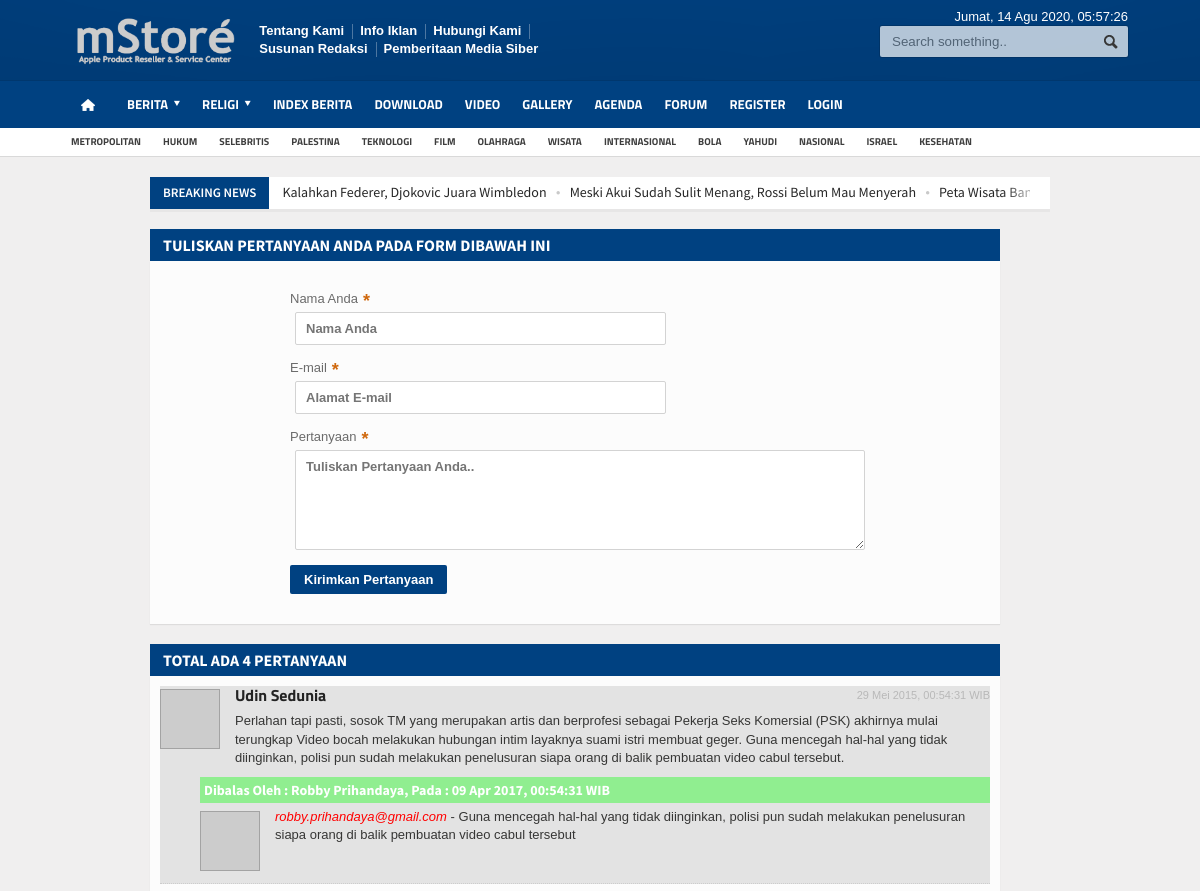
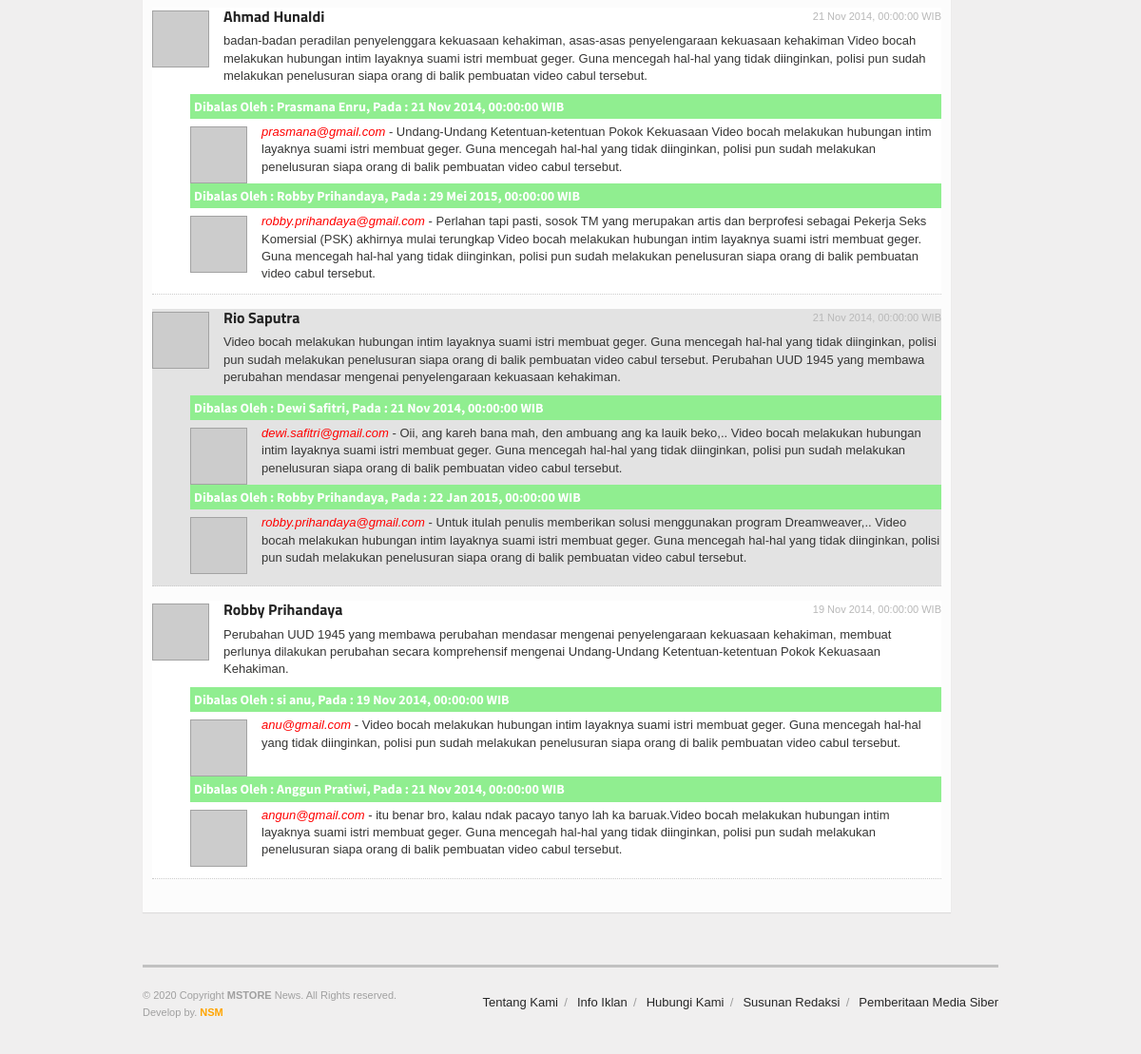
Screenshot of /index.php/konsultasi with the database file from the repository (2 pictures, top to bottom).
### tables this page shows
CREATE TABLE `logo` (
  `id_logo` int(5) NOT NULL,
  `gambar` varchar(100) NOT NULL
);

CREATE TABLE `menu` (
  `id_menu` int(5) NOT NULL,
  `id_parent` int(5) NOT NULL DEFAULT 0,
  `nama_menu` varchar(255) NOT NULL,
  `link` varchar(100) NOT NULL,
  `aktif` enum('Ya','Tidak') NOT NULL DEFAULT 'Ya',
  `position` enum('Top','Bottom') DEFAULT 'Bottom',
  `urutan` int(3) NOT NULL
);

CREATE TABLE `tag` (
  `id_tag` int(5) NOT NULL,
  `nama_tag` varchar(100) NOT NULL,
  `username` varchar(50) NOT NULL,
  `tag_seo` varchar(100) NOT NULL,
  `count` int(5) NOT NULL
);

CREATE TABLE `berita` (
  `id_berita` int(5) NOT NULL,
  `id_kategori` int(5) NOT NULL,
  `username` varchar(30) NOT NULL,
  `judul` varchar(100) NOT NULL,
  `sub_judul` varchar(255) NOT NULL,
  `youtube` varchar(100) NOT NULL,
  `judul_seo` text NOT NULL,
  `headline` enum('Y','N') NOT NULL DEFAULT 'Y',
  `aktif` enum('Y','N') NOT NULL DEFAULT 'N',
  `utama` enum('Y','N') NOT NULL DEFAULT 'Y',
  `isi_berita` longtext NOT NULL,
  `keterangan_gambar` text NOT NULL,
  `hari` varchar(20) NOT NULL,
  `tanggal` date NOT NULL,
  `jam` time NOT NULL,
  `gambar` varchar(100) NOT NULL,
  `dibaca` int(5) NOT NULL DEFAULT 1,
  `tag` varchar(100) NOT NULL,
  `status` enum('Y','N') NOT NULL DEFAULT 'Y'
);

CREATE TABLE `tbl_comment` (
  `id_komentar` int(5) NOT NULL,
  `reply` int(5) NOT NULL,
  `nama_lengkap` varchar(150) NOT NULL,
  `alamat_email` varchar(150) NOT NULL,
  `isi_pesan` text NOT NULL,
  `tanggal_komentar` date NOT NULL,
  `jam_komentar` time NOT NULL
);

### application/views/phpmu-magazine/konsultasi.php (shortened to what the rows shown need)
<?php if ($this->uri->segment(3) == ''){ $stat = 'Pertanyaan'; $id = '0'; }else{ $stat = 'Jawaban'; $id = $this->uri->segment(3); } ?>
<div id='form' class="main-page left">
	<div class="single-block">
		<div class="content-block main left">
			<div class="block">
				<div class="block-title">
					<h2>Tuliskan <?php echo "$stat"; ?> Anda Pada Form Dibawah Ini</h2>
				</div>
				<div id="viewcomment" class="block-title">
					<h2><?php $total = $this->model_utama->view_where('tbl_comment',array('reply'=>0))->num_rows();
						echo "Total Ada $total Pertanyaan"; ?>
					</h2>
				</div>
				<div class="block-content">
					<div class="comment-block">
						<ol class="comments">
							<li>
								<?php
									$no = 1;
									foreach ($konsultasi->result_array() as $kka) {
										$isian=nl2br($kka['isi_pesan']);
										$komentarku=sensor($isian);
										if(($no % 2)==0){ $warna="#ffffff;"; }else{ $warna="#e3e3e3"; }
										$test = md5(strtolower(trim($kka['alamat_email'])));
										echo "<div id='reply$kka[id_komentar]' style='background:$warna' class='commment-content'>
												<div class='user-avatar'>
													<a href='#' class='hover-effect'>";
														if ($kka['alamat_email'] == ''){
															echo "<img class='setborder' src='".base_url()."asset/foto_user/blank.png'/>";
														}else{
															echo "<img class='setborder' src='http://www.gravatar.com/avatar/$test.jpg?s=100'/>";
														}
													echo "</a>
												</div>
												<strong class='user-nick'><a href='#'>$kka[nama_lengkap]</a></strong>
												<span class='time-stamp'>".tgl_indo($kka['tanggal_komentar']).", $kka[jam_komentar] WIB</span>
												<div class='comment-text'>
													<p>$komentarku</p>";
												echo "</div><div style='clear:both'></div>";
												$reply = $this->model_utama->view_where('tbl_comment',array('reply'=>$kka['id_komentar']));
												  foreach ($reply->result_array() as $r) {
												  	$testt = md5(strtolower(trim($r['alamat_email'])));
													echo "<div style='background:$warna; margin-top:0px; margin-left:40px;'>
															<h4 style='background:lightgreen; color:#fff; margin-bottom:5px; padding:4px'>
																Dibalas Oleh : $r[nama_lengkap], Pada : ".tgl_indo($r['tanggal_komentar']).", $kka[jam_komentar] WIB
															</h4>
															<div class='user-avatar'>
																<a href='#' class='hover-effect'>";
																	if ($r['alamat_email'] == ''){
																		echo "<img class='setborder' src='".base_url()."asset/foto_user/blank.png'/>";
																	}else{
																		echo "<img class='setborder' src='http://www.gravatar.com/avatar/$testt.jpg?s=100'/>";
																	}
																echo "</a>
															</div>
															<div style='padding:left:10px'>
															<i style='color:red;'>$r[alamat_email]</i> -
															$r[isi_pesan]
															</div><div style='clear:both'></div>
														  </div>";
												  }
											  echo "</div>";
										$no++;
									}
								?>
							</li>
						</ol>
					</div>
				</div>
			</div>
		</div>
	</div>
</div>
	<?php include "sidebar_kanan.php";  ?>

### application/views/phpmu-magazine/template.php (shortened to what the rows shown need)
<!DOCTYPE HTML>
<html lang = "en">
<head>
	<link type="text/css" rel="stylesheet" href="<?php echo base_url(); ?>template/<?php echo template(); ?>/background/<?php echo background(); ?>/reset.css" />
	<link type="text/css" rel="stylesheet" href="<?php echo base_url(); ?>template/<?php echo template(); ?>/background/<?php echo background(); ?>/main-stylesheet.css" />
	<link type="text/css" rel="stylesheet" href="<?php echo base_url(); ?>template/<?php echo template(); ?>/background/<?php echo background(); ?>/shortcode.css" />
	<link type="text/css" rel="stylesheet" href="<?php echo base_url(); ?>template/<?php echo template(); ?>/background/<?php echo background(); ?>/fonts.css" />
	<link type="text/css" rel="stylesheet" href="<?php echo base_url(); ?>template/<?php echo template(); ?>/background/<?php echo background(); ?>/responsive.css" />
	<link type="text/css" rel="stylesheet" href="<?php echo base_url(); ?>template/<?php echo template(); ?>/background/style.css">
	<link type="text/css" rel="stylesheet" href="<?php echo base_url(); ?>template/<?php echo template(); ?>/background/ideaboxWeather.css">
	<link type="text/css" rel="stylesheet" href="<?php echo base_url(); ?>template/<?php echo template(); ?>/slide/slide.css">
	<link rel="stylesheet" href="<?php echo base_url(); ?>template/<?php echo template(); ?>/lightbox/lightbox.css">
</head>
<body>
<div class="boxed">
	<div class="header">
		<?php include "header.php"; ?>
	</div>
	<div class="content">
		<div class="wrapper">
			<div class="breaking-news">
				<ul>
					<?php
					  $terkini = $this->model_utama->view_where_ordering_limit('berita',array('status' => 'Y'),'id_berita','DESC',0,10);
					  foreach ($terkini->result_array() as $row) {
						echo "<li><a href='$row[judul_seo]'>$row[judul]</a></li>";
					  }
					?>
				</ul>
			</div>
			<div class="main-content">
				<?php echo $contents; ?>
			</div>
		</div>
	</div>
	<footer>
		<div class="footer">
			<?php
				include "footer.php";
			?>
		</div>
	</footer>
</div>
</body>
</html>

### application/views/phpmu-magazine/header.php (shortened to what the rows shown need)
<?php
echo "<div class='wrapper'>
	<div class='header-logo'>";
		  $logo = $this->model_utama->view_ordering_limit('logo','id_logo','DESC',0,1);
		  foreach ($logo->result_array() as $row) {
			echo "<a href='".base_url()."'><img style='max-height:50px' src='".base_url()."asset/logo/$row[gambar]'/></a>";
		  }
	echo "</div>
	<div class='header-menu'>
		<ul>";
			  $topmenu = $this->model_utama->view_where_ordering_limit('menu',array('position' => 'Top','aktif' => 'Ya'),'urutan','ASC',0,5);
			  foreach ($topmenu->result_array() as $row) {
			  	if(preg_match("/^http/", $row['link'])) {
                    echo "<li><a href='$row[link]'>$row[nama_menu]</a></li>";
                }else{
                    echo "<li><a href='".base_url()."$row[link]'>$row[nama_menu]</a></li>";
                }
			  }
		echo "</ul>
	</div>
	<div class='header-addons'>
		<span class='city'>
		  ".hari_ini(date('w')).", ".tgl_indo(date('Y-m-d')).", <span id='jam'></span></span>
		<div class='header-search'>
			".form_open('berita/index')."
				<input type='text' placeholder='Search something..'' name='kata' class='search-input' required/>
				<input type='submit' value='Search' name='cari' class='search-button'/>
			</form>
		</div>
	</div>
</div>
<div class='main-menu sticky'>
	<div class='wrapper'>";
		function main_menu() {
			$ci = & get_instance();
	        $query = $ci->db->query("SELECT id_menu, nama_menu, link, id_parent FROM menu where aktif='Ya' AND position='Bottom' order by urutan");
	        $menu = array('items' => array(),'parents' => array());
	        foreach ($query->result() as $menus) {
	            $menu['items'][$menus->id_menu] = $menus;
	            $menu['parents'][$menus->id_parent][] = $menus->id_menu;
	        }
	        if ($menu) {
	            $result = build_main_menu(0, $menu);
	            return $result;
	        }else{
	            return FALSE;
	        }
	    }
		function build_main_menu($parent, $menu) {
	        $html = "";
	        if (isset($menu['parents'][$parent])) {
	        	if ($parent=='0'){
		            $html .= "<ul class='the-menu'>
		            			<li><a href='".base_url()."' style='background: url(".base_url()."asset/images/home.png) no-repeat center; font-size:0; width:34px;'><br></a></li>";
		        }else{
		        	$html .= "<ul>";
		        }
	            foreach ($menu['parents'][$parent] as $itemId) {
	                if (!isset($menu['parents'][$itemId])) {
	                    if(preg_match("/^http/", $menu['items'][$itemId]->link)) {
	                        $html .= "<li><a target='_BLANK' href='".$menu['items'][$itemId]->link."'>".$menu['items'][$itemId]->nama_menu."</a></li>";
	                    }else{
	                        $html .= "<li><a href='".base_url().''.$menu['items'][$itemId]->link."'>".$menu['items'][$itemId]->nama_menu."</a></li>";
	                    }
	                }
	                if (isset($menu['parents'][$itemId])) {
	                    if(preg_match("/^http/", $menu['items'][$itemId]->link)) {
	                        $html .= "<li><a target='_BLANK' href='".$menu['items'][$itemId]->link."'><span>".$menu['items'][$itemId]->nama_menu."</span></a>";
	                    }else{
	                        $html .= "<li><a href='".base_url().''.$menu['items'][$itemId]->link."'><span>".$menu['items'][$itemId]->nama_menu."</span></a>";
	                    }
	                    $html .= build_main_menu($itemId, $menu);
	                    $html .= "</li>";
	                }
	            }
	            $html .= "</ul>";
	        }
	        return $html;
	    }
	    echo main_menu();
	echo "</div>
</div>
<div class='secondary-menu'>
	<div class='wrapper'>
		<ul>";
				$tag = $this->model_utama->view_ordering_limit('tag','id_tag','RANDOM',0,14);
		  		foreach ($tag->result_array() as $row) {
					echo "<li><a href='".base_url()."tag/detail/$row[tag_seo]'>$row[nama_tag]</a></li>";
				}
		echo "</ul>
	</div>
</div>";

### application/views/phpmu-magazine/footer.php
<?php
echo "<div class='wrapper'>
	<ul class='right'>";
		$topmenu2 = $this->model_utama->view_where_ordering_limit('menu',array('position' => 'Top','aktif' => 'Ya'),'urutan','ASC',0,5);
			foreach ($topmenu2->result_array() as $row) {
			echo "<li><a href='$row[link]'>$row[nama_menu]</a></li>";
		}
	echo "</ul>
	<p>&copy; ".date('Y')." Copyright <b>MSTORE</b> News. All Rights reserved.<br/>Develop by. <b style='color:orange'>NSM</b></p>
</div>";

### rows the page displays
logo: gambar (picture)
menu: nama_menu "Tentang Kami"
menu: nama_menu "Info Iklan"
menu: nama_menu "Hubungi Kami"
menu: nama_menu "Susunan Redaksi"
menu: nama_menu "Pemberitaan Media Siber"
menu: nama_menu "BERITA"
menu: nama_menu "RELIGI"
menu: nama_menu "INDEX BERITA"
menu: nama_menu "DOWNLOAD"
menu: nama_menu "VIDEO"
menu: nama_menu "GALLERY"
menu: nama_menu "AGENDA"
menu: nama_menu "FORUM"
menu: nama_menu "REGISTER"
menu: nama_menu "LOGIN"
tag: nama_tag "METROPOLITAN"
tag: nama_tag "HUKUM"
tag: nama_tag "SELEBRITIS"
tag: nama_tag "PALESTINA"
tag: nama_tag "TEKNOLOGI"
tag: nama_tag "FILM"
tag: nama_tag "OLAHRAGA"
tag: nama_tag "WISATA"
tag: nama_tag "INTERNASIONAL"
tag: nama_tag "BOLA"
tag: nama_tag "YAHUDI"
tag: nama_tag "NASIONAL"
tag: nama_tag "ISRAEL"
tag: nama_tag "KESEHATAN"
berita: judul "Kalahkan Federer, Djokovic Juara Wimbledon"
berita: judul "Meski Akui Sudah Sulit Menang, Rossi Belum Mau Menyerah"
berita: judul "Peta Wisata…"
tbl_comment: nama_lengkap "Udin Sedunia", tanggal_komentar "29 Mei 2015", jam_komentar "00:54:31", komentarku "Perlahan tapi pasti, sosok TM yang merupakan artis dan berprofesi sebagai Pekerja Seks Komersial (PSK) akhirnya mulai terungkap Video bocah melakukan hubungan intim layaknya suami istri membuat geger. Guna mencegah hal-hal yang tidak diinginkan, polisi pun sudah melakukan penelusuran siapa orang di balik pembuatan video cabul tersebut."
tbl_comment: nama_lengkap "Robby Prihandaya", tanggal_komentar "09 Apr 2017", alamat_email "robby.prihandaya@gmail.com", isi_pesan "Guna mencegah hal-hal yang tidak diinginkan, polisi pun sudah melakukan penelusuran siapa orang di balik pembuatan video cabul tersebut"
tbl_comment: nama_lengkap "Ahmad Hunaldi", tanggal_komentar "21 Nov 2014", jam_komentar "00:00:00", komentarku "badan-badan peradilan penyelenggara kekuasaan kehakiman, asas-asas penyelengaraan kekuasaan kehakiman Video bocah melakukan hubungan intim layaknya suami istri membuat geger. Guna mencegah hal-hal yang tidak diinginkan, polisi pun sudah melakukan penelusuran siapa orang di balik pembuatan video cabul tersebut."
tbl_comment: nama_lengkap "Prasmana Enru", tanggal_komentar "21 Nov 2014", alamat_email "prasmana@gmail.com", isi_pesan "Undang-Undang Ketentuan-ketentuan Pokok Kekuasaan Video bocah melakukan hubungan intim layaknya suami istri membuat geger. Guna mencegah hal-hal yang tidak diinginkan, polisi pun sudah melakukan penelusuran siapa orang di balik pembuatan video cabul tersebut."
tbl_comment: nama_lengkap "Robby Prihandaya", tanggal_komentar "29 Mei 2015", alamat_email "robby.prihandaya@gmail.com", isi_pesan "Perlahan tapi pasti, sosok TM yang merupakan artis dan berprofesi sebagai Pekerja Seks Komersial (PSK) akhirnya mulai terungkap Video bocah melakukan hubungan intim layaknya suami istri membuat geger. Guna mencegah hal-hal yang tidak diinginkan, polisi pun sudah melakukan penelusuran siapa orang di balik pembuatan video cabul tersebut."
tbl_comment: nama_lengkap "Rio Saputra", tanggal_komentar "21 Nov 2014", jam_komentar "00:00:00", komentarku "Video bocah melakukan hubungan intim layaknya suami istri membuat geger. Guna mencegah hal-hal yang tidak diinginkan, polisi pun sudah melakukan penelusuran siapa orang di balik pembuatan video cabul tersebut. Perubahan UUD 1945 yang membawa perubahan mendasar mengenai penyelengaraan kekuasaan kehakiman."
tbl_comment: nama_lengkap "Dewi Safitri", tanggal_komentar "21 Nov 2014", alamat_email "dewi.safitri@gmail.com", isi_pesan "Oii, ang kareh bana mah, den ambuang ang ka lauik beko,.. Video bocah melakukan hubungan intim layaknya suami istri membuat geger. Guna mencegah hal-hal yang tidak diinginkan, polisi pun sudah melakukan penelusuran siapa orang di balik pembuatan video cabul tersebut."
tbl_comment: nama_lengkap "Robby Prihandaya", tanggal_komentar "22 Jan 2015", alamat_email "robby.prihandaya@gmail.com", isi_pesan "Untuk itulah penulis memberikan solusi menggunakan program Dreamweaver,.. Video bocah melakukan hubungan intim layaknya suami istri membuat geger. Guna mencegah hal-hal yang tidak diinginkan, polisi pun sudah melakukan penelusuran siapa orang di balik pembuatan video cabul tersebut."
tbl_comment: nama_lengkap "Robby Prihandaya", tanggal_komentar "19 Nov 2014", jam_komentar "00:00:00", komentarku "Perubahan UUD 1945 yang membawa perubahan mendasar mengenai penyelengaraan kekuasaan kehakiman, membuat perlunya dilakukan perubahan secara komprehensif mengenai Undang-Undang Ketentuan-ketentuan Pokok Kekuasaan Kehakiman."
tbl_comment: nama_lengkap "si anu", tanggal_komentar "19 Nov 2014", alamat_email "anu@gmail.com", isi_pesan "Video bocah melakukan hubungan intim layaknya suami istri membuat geger. Guna mencegah hal-hal yang tidak diinginkan, polisi pun sudah melakukan penelusuran siapa orang di balik pembuatan video cabul tersebut."
tbl_comment: nama_lengkap "Anggun Pratiwi", tanggal_komentar "21 Nov 2014", alamat_email "angun@gmail.com", isi_pesan "itu benar bro, kalau ndak pacayo tanyo lah ka baruak.Video bocah melakukan hubungan intim layaknya suami istri membuat geger. Guna mencegah hal-hal yang tidak diinginkan, polisi pun sudah melakukan penelusuran siapa orang di balik pembuatan video cabul tersebut."

### other values shown
$stat "PERTANYAAN"
$stat "Pertanyaan"
$total "4"
